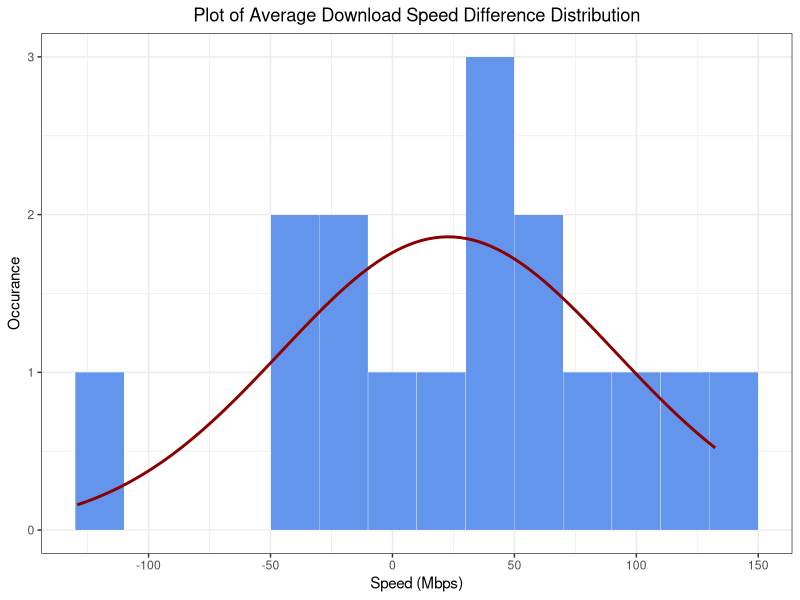
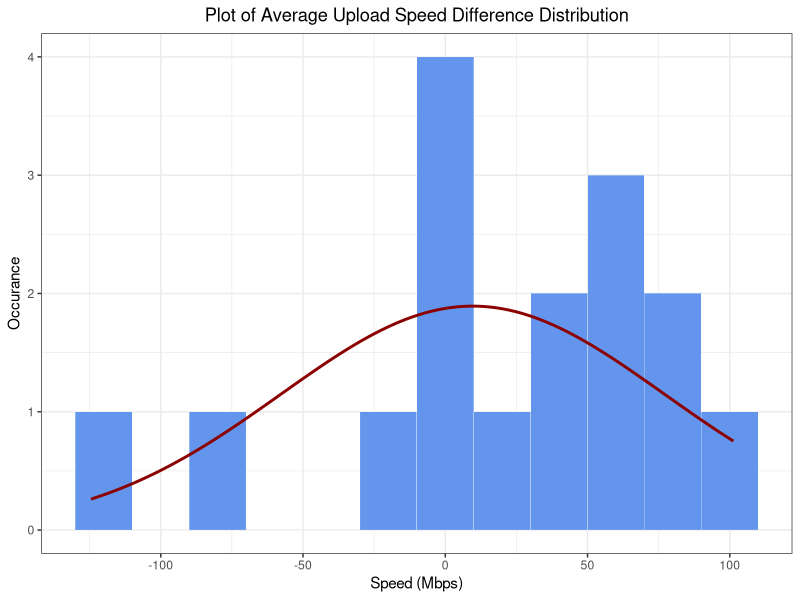

The R script that drew these images, in order:
## ---- chunk 1
# if not installed use: install.packages("package_name")
suppressWarnings(library(readxl))
suppressWarnings(library(psych))
suppressPackageStartupMessages(library(ggplot2))
## ---- chunk 2
# TODO: change the Actual Time format with just hours and min
hanson_data= read_excel("datasheet.xlsx", sheet="Hanson")
oldmain_data= read_excel("datasheet.xlsx", sheet="Old Main")
## ---- chunk 3
library(knitr)
kable(hanson_data[,c(2,4,5,6)], caption = "Data taken in Hanson Hall of Science")
kable(oldmain_data[,c(2,4,5,6)], caption = "Data taken in Old Main Hall")
## ---- chunk 4
result <-
  data.frame(
    download_diff = hanson_data$`Download Speed (Mbps)` - oldmain_data$`Download Speed (Mbps)`,
    upload_diff = hanson_data$`Upload Speed (Mbps)` - oldmain_data$`Upload Speed (Mbps)`
  )


kable(result, caption="The differece between download and upload speeds for each building")
## ---- chunk 5
# Hanson stats
h_download_mean = mean(hanson_data$`Download Speed (Mbps)`)
h_upload_mean = mean(hanson_data$`Upload Speed (Mbps)`)
h_download_sd = sd(hanson_data$`Download Speed (Mbps)`)
h_upload_sd = sd(hanson_data$`Upload Speed (Mbps)`)
# Old Main stats
o_download_mean = mean(oldmain_data$`Download Speed (Mbps)`)
o_upload_mean = mean(oldmain_data$`Upload Speed (Mbps)`)
o_download_sd = sd(oldmain_data$`Download Speed (Mbps)`)
o_upload_sd = sd(oldmain_data$`Upload Speed (Mbps)`)
# Difference download speed between building stats 
download_sd = sd(result$download_diff)
download_mean = mean(result$download_diff)
# Difference upload speed between building stats 
upload_sd = sd(result$upload_diff)
upload_mean = mean(result$upload_diff)

## ---- chunk 6
summary(result$download_diff)
summary(result$upload_diff)
## ---- chunk 7
download_sd <- sd(result$download_diff)
download_mean <- mean(result$download_diff)

upload_sd <- sd(result$upload_diff)
upload_mean <- mean(result$upload_diff)

library(ggplot2)

plot_dist_hist <- function(n, mean, sd, binwidth) {
  df <- data.frame(x = rnorm(n, mean, sd))
  ggplot(df, aes(
    x = x,
    mean = mean,
    sd = sd,
    binwidth = binwidth,
    n = n
  )) +
    theme_bw() +
    geom_histogram(
      binwidth = binwidth,
      colour = "white",
      fill = "cornflowerblue",
      linewidth = 0.1
    ) +
    stat_function(
      fun = function(x)
        dnorm(x, mean = mean, sd = sd) * n * binwidth,
      color = "darkred",
      linewidth = 1
    ) + 
    theme(plot.title = element_text(hjust = 0.5)) 
}
n = nrow(result)
binwidth = 20
set.seed(1)
## ---- chunk 8
download_t.value = download_mean/(sqrt((h_download_sd^2/n)+(o_download_sd^2/n)))
download_p_val = 2*(1 - pt(download_t.value, n-1))
print(download_p_val)
## ---- chunk 9
upload_t.value = upload_mean/(sqrt((h_upload_sd^2/n)+(o_upload_sd^2/n)))
upload_p_val = 2*(1 - pt(upload_t.value,n-1))
print(upload_p_val)
## ---- chunk 10
h_download_t.score = qt(p=0.025, df= n-1)
h_download_se = h_download_sd/sqrt(n)
h_download_margin.error <- h_download_t.score * h_download_se
h_download_lower.bound <- h_download_mean - h_download_margin.error
h_download_upper.bound <- h_download_mean + h_download_margin.error

if (h_download_upper.bound < h_download_lower.bound)
{
  print(c(h_download_upper.bound,h_download_lower.bound))
}else {
  print(c(h_download_lower.bound,h_download_upper.bound))
}
## ---- chunk 11
o_download_t.score = qt(p=0.025, df=n-1)
o_download_se = o_download_sd/sqrt(n)
o_download_margin.error <- o_download_t.score * o_download_se
o_download_lower.bound <- o_download_mean - o_download_margin.error
o_download_upper.bound <- o_download_mean + o_download_margin.error
if (o_download_upper.bound < o_download_lower.bound)
{
  print(c(o_download_upper.bound,o_download_lower.bound))
}else {
  print(c(o_download_lower.bound,o_download_upper.bound))
}
## ---- chunk 12
download_t.score = qt(p=0.025, df=n-1)

download_margin.error <- download_t.score * sqrt((h_download_sd^2/n)+(o_download_sd^2/n))
download_lower.bound <- download_mean - download_margin.error
download_upper.bound <- download_mean + download_margin.error
if (download_upper.bound < download_lower.bound)
{
  print(c(download_upper.bound,download_lower.bound))
}else {
  print(c(download_lower.bound,download_upper.bound))
}
## ---- chunk 13
plot_dist_hist(n, download_mean, download_sd, binwidth) + labs(title = "Plot of Average Download Speed Difference Distribution", x = "Speed (Mbps)", y = "Occurance")
plot_dist_hist(n, upload_mean, upload_sd, binwidth) + labs(title = "Plot of Average Upload Speed Difference Distribution",x ="Speed (Mbps)", y = "Occurance")
